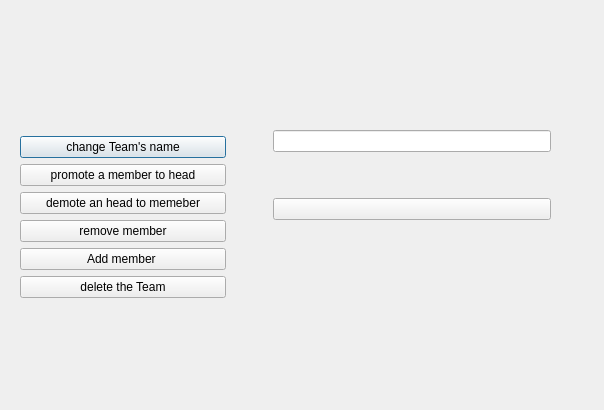
<?xml version="1.0" encoding="UTF-8"?>
<ui version="4.0">
 <class>edit_team</class>
 <widget class="QDialog" name="edit_team">
  <property name="geometry">
   <rect>
    <x>0</x>
    <y>0</y>
    <width>604</width>
    <height>410</height>
   </rect>
  </property>
  <property name="windowTitle">
   <string>Dialog</string>
  </property>
  <widget class="QWidget" name="formLayoutWidget">
   <property name="geometry">
    <rect>
     <x>20</x>
     <y>60</y>
     <width>206</width>
     <height>238</height>
    </rect>
   </property>
   <layout class="QVBoxLayout" name="verticalLayout">
    <item>
     <widget class="QLabel" name="orglabel">
      <property name="text">
       <string/>
      </property>
     </widget>
    </item>
    <item>
     <widget class="QPushButton" name="namebutton">
      <property name="text">
       <string>change Team's name</string>
      </property>
     </widget>
    </item>
    <item>
     <widget class="QPushButton" name="promotebutton">
      <property name="text">
       <string>promote a member to head</string>
      </property>
     </widget>
    </item>
    <item>
     <widget class="QPushButton" name="demotebutton">
      <property name="text">
       <string>demote an head to memeber</string>
      </property>
     </widget>
    </item>
    <item>
     <widget class="QPushButton" name="remove">
      <property name="text">
       <string>remove member</string>
      </property>
     </widget>
    </item>
    <item>
     <widget class="QPushButton" name="add_button">
      <property name="text">
       <string>Add member </string>
      </property>
     </widget>
    </item>
    <item>
     <widget class="QPushButton" name="deletbutton">
      <property name="text">
       <string>delete the Team</string>
      </property>
     </widget>
    </item>
   </layout>
  </widget>
  <widget class="QWidget" name="gridLayoutWidget">
   <property name="geometry">
    <rect>
     <x>260</x>
     <y>90</y>
     <width>291</width>
     <height>171</height>
    </rect>
   </property>
   <layout class="QGridLayout" name="gridLayout">
    <item row="0" column="0">
     <widget class="QLabel" name="label_1">
      <property name="text">
       <string/>
      </property>
     </widget>
    </item>
    <item row="0" column="1">
     <widget class="QLineEdit" name="textbox"/>
    </item>
    <item row="1" column="1">
     <widget class="QPushButton" name="button">
      <property name="text">
       <string/>
      </property>
     </widget>
    </item>
   </layout>
  </widget>
 </widget>
 <resources/>
 <connections/>
</ui>
